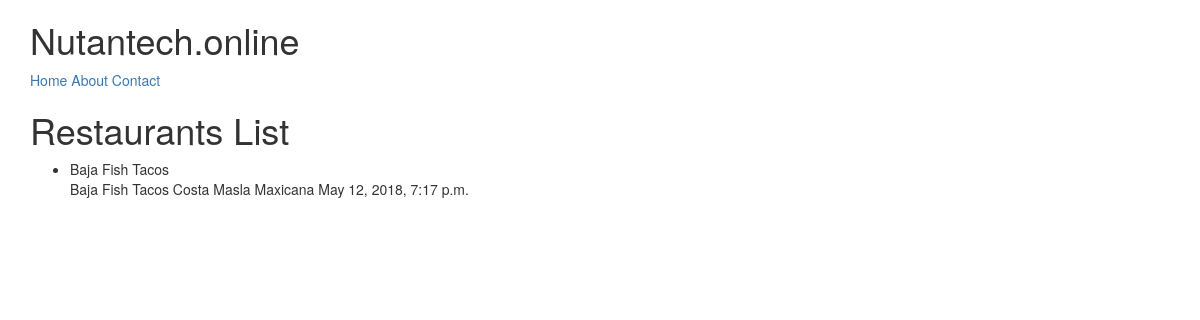
The app's page /restaurants-list/, older data.
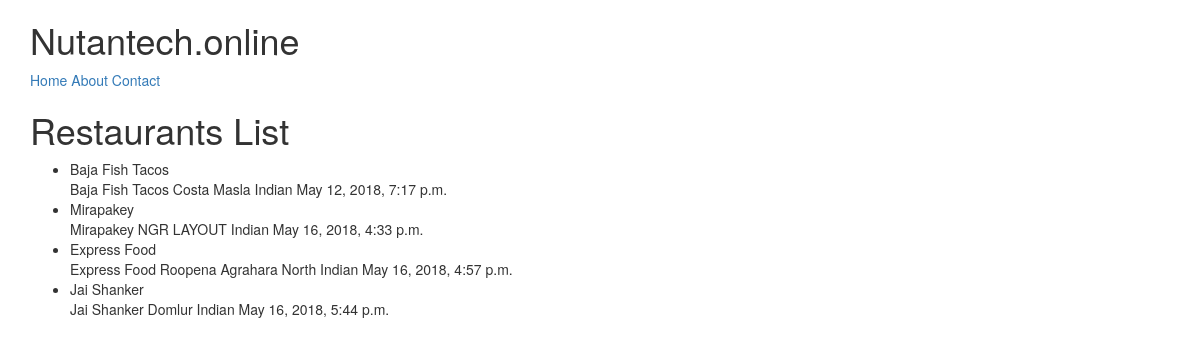
The same page, newer data.
### restaurants/models.py (models this page shows)
class RestaurantLocation(models.Model):
    name        = models.CharField(max_length=120)
    location    = models.CharField(max_length=120, null=True, blank=True)
    category    = models.CharField(max_length=120, null=True, blank=True)
    timestamp   = models.DateTimeField(auto_now_add=True)
    updated     = models.DateTimeField(auto_now=True)
    def __str__(self):
        return self.name

### restaurants/views.py (the view)
# urls.py: url(r'^restaurants-list/$', restaurants_listview),
def restaurants_listview(request):
    template_name = 'restaurants/restaurants_list.html'
    queryset = RestaurantLocation.objects.all()
    context = {
        "object_list" : queryset
    }
    return render(request, template_name, context)

### restaurants/templates/restaurants/restaurants_list.html (shortened to what this page needs)
{% extends "base.html" %}
{% block content %}
<h1>Restaurants List</h1>
<ul>
    {% for obj in object_list %}
        <li>
            {{ obj }}<br/>
            {{ obj.name }} {{ obj.location }} {{ obj.category }} {{ obj.timestamp }}</li>
    {% endfor %}
</ul>
{% endblock %}

### templates/base.html (shortened to what this page needs)
<!DOCTYPE html>
<html>
<head>
    {% include 'snippets/css.html' %}
</head>
<body>
{% include 'snippets/nav.html' %}
<div class="container">
{% block content %}{% endblock %}
</div>
</body>
</html>

### templates/snippets/nav.html
<div class="container">
    <h1>Nutantech.online</h1>
    <a href="/">Home</a>
    <a href="/about">About</a>
    <a href="/contact">Contact</a>
</div>

Row changes from the older to the newer data that the page shows:
changed RestaurantLocation "Baja Fish Tacos": category "Maxicana" → "Indian"
added RestaurantLocation: name "Mirapakey", location "NGR LAYOUT", category "Indian", timestamp "May 16, 2018, 4:33 p.m."
added RestaurantLocation: name "Express Food", location "Roopena Agrahara", category "North Indian", timestamp "May 16, 2018, 4:57 p.m."
added RestaurantLocation: name "Jai Shanker", location "Domlur", category "Indian", timestamp "May 16, 2018, 5:44 p.m."
